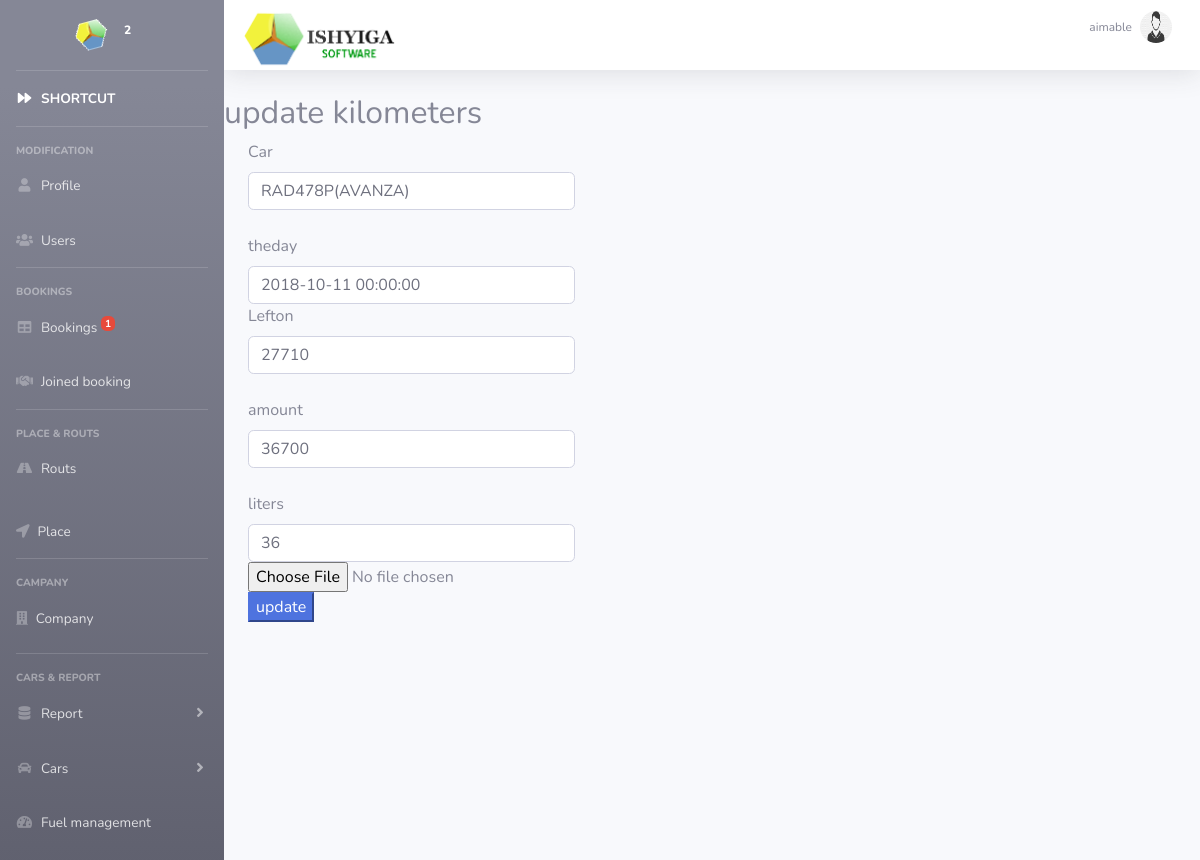
The page /updatekms.php?id=42 (signed in) on the database its author committed.
### tables this page shows
CREATE TABLE `fluid_car` (
  `id` int(100) NOT NULL,
  `id_subcompany` int(100) DEFAULT NULL,
  `plaque` varchar(100) NOT NULL,
  `marque` varchar(100) NOT NULL,
  `insurance_date` date DEFAULT NULL,
  `control_technique_date` date DEFAULT NULL,
  `standard` text NOT NULL,
  `fuel_consumption` int(11) DEFAULT NULL COMMENT 'km/l',
  `id_driver` int(11) DEFAULT NULL,
  `seats` int(11) DEFAULT NULL
);

CREATE TABLE `fluid_kms` (
  `id` int(11) NOT NULL,
  `id_subcompany` int(11) NOT NULL,
  `id_car` int(11) NOT NULL,
  `theday` datetime NOT NULL,
  `initial` decimal(10,0) NOT NULL,
  `lefton` decimal(10,0) DEFAULT NULL,
  `picture` varchar(200) NOT NULL,
  `amount` int(11) DEFAULT NULL,
  `qty` int(11) DEFAULT NULL
);

### updatekms.php (the view, shortened to what this page needs)
<?php
include 'include/header.php' ; ?>
<?php include('connexion.php');
?>
</head>
<body id="page-top"  >
<div id="wrapper">
<?php include 'include/navbar.php'; ?>
<div id='content-wrapper' class="d-flex flex-column">
<?php
require_once('include/topbon.php');
?>
        <div class="row">
            <div class="col-md-8 col-lg-offset-2">
                <h2>update kilometers</h2>
            </div>
        </div>
        <?php
        $id = $_GET['id'];
        $sql = "SELECT * FROM fluid_kms WHERE id ='$id' and id_subcompany=" . $id_subcompany . " ";
        $rs = mysqli_query($connection, $sql);
        $row_t = mysqli_fetch_array($rs);
        ?>
    <div class="col-md-8 col-lg-offset-2">
        <div class="container">
            <div class="input-group">
                <div class="row">
                    <form method="post" enctype="multipart/form-data">
                        <?php
                        $sql2 = "SELECT plaque FROM fluid_car where id='" . $row_t['id_car'] . "'";
                        $rs2 = mysqli_query($connection, $sql2);
                        $row_c = mysqli_fetch_array($rs2);
                        ?>
                        <label>Car</label>
                        <input class="form-control" type="text" name="left" value="<?= $row_c['plaque'] ?>">
                        <br><label>theday</label><br>
                        <input id="datetimepicker1" type="text" name="date" value="<?= $row_t['theday'] ?>"
                               class="form-control">
                        <label>Lefton</label>
                        <input type="text" name="left" value="<?= $row_t['lefton'] ?>" class="form-control">
                         <br><label>amount</label><br>
                        <input type="text" name="amount" value="<?= $row_t['amount'] ?>" class="form-control">
                         <br><label>liters</label><br>
                        <input type="text" name="qty" value="<?= $row_t['qty'] ?>" class="form-control">
                        <input type="file" name="fileToUpload" id="fileToUpload">
                        <br><a href="kmscount.php"><input type="submit" class="bt btn-primary" name="submit"
                                                          value="update"></a><br>
                    </form>
                </div>
            </div>
        </div>
    </div></div>
</div>
<?php include('include/footerui.php'); ?>

### include/header.php (style rules this page uses)
a { color: #4e73df; text-decoration: none; background-color: transparent; }

### rows shown on the page
fluid_car: left "RAD478P(AVANZA)"
fluid_kms: date "2018-10-11 00:00:00", left "27710", amount "36700", qty "36"

### other values the page prints
$row['Total'] "1"
$_SESSION['username'] "aimable"
